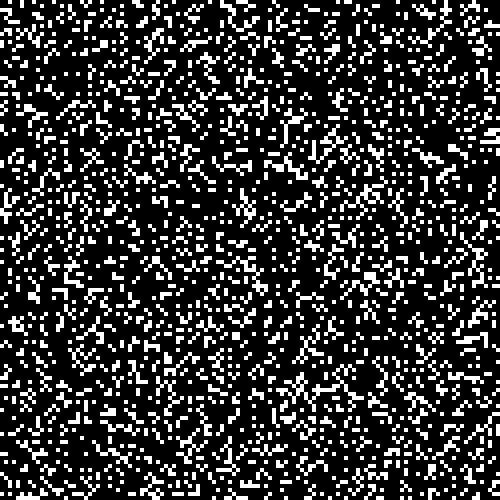
Frame 1 (no input)
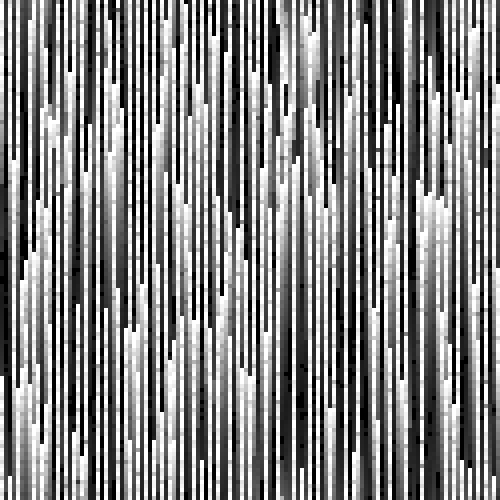
Frame 60 (no input)
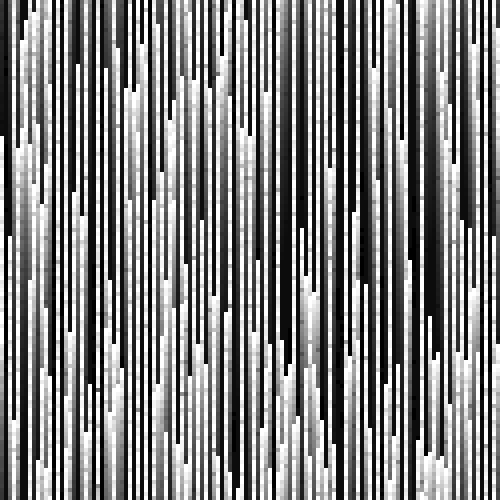
Frame 120 (the mouse pressed at the canvas centre since frame 60)

The p5.js sketch that drew these frames (run headless with seeded random() and noise() and a simulated clock; from frame 60 on, the mouse is pressed at the canvas centre):

// p5.js sketch
// ── sketch.js
let numRows, numCols, state, nextState, neighborhood

function setup() {
  createCanvas(500, 500)
  numRows = height / 4
  numCols = width / 4
  state = []
  nextState = []

  neighborhood = [
    [-0, -1], [-1, 0], [-0, 1],
    [0, -1],           [0, 1],
    [0, -1],  [1, 3],  [0, 2]
  ]

  for(let col = 0; col < numCols; col += 1) {
    state[col] = []
    nextState[col] = []
    for(let row = 0; row < numRows; row += 1 ) {
      state[col][row] = random() > 0.5 ? 1 : 0
    }
  }
  noStroke()
  fill(255)
  background(0)
}

function draw() {
  background(0, 10)
  update()
  for(let col = 0; col < numCols; col += 1) {
    for(let row = 0; row < numRows; row += 1 ) {
      let colSize = width / numCols
      let rowSize = height / numRows
      let x = col * colSize
      let y = row * rowSize
      if(state[col][row]) {
        rect(x, y, colSize, rowSize)
      }
    }
  }
}

function update() {
  for(let col = 0; col < numCols; col += 1) {
    for(let row = 0; row < numRows; row += 1 ) {
      let sum = 0

      for( let n = 0; n < neighborhood.length; n += 1 ) {
        sum += state[wrapCol(col + neighborhood[n][0])][wrapRow(row + neighborhood[n][1])]
      }

      if((state[col][row] == 1) && (sum < 2)){ 
        nextState[col][row] = 0
      }
      else if((state[col][row] == 1) && (sum > 3)) { 
        nextState[col][row] = 0
      }
      else if((state[col][row] == 0) && (sum == 3)) { 
        nextState[col][row] = 1
      }
      else { 
        nextState[col][row] = state[col][row]
      }
    }
  }

  let temp = state
  state = nextState
  nextState = temp
}

// Trick to easily wrap our edges
function wrapRow(i) {
  return (numRows + (i % numRows)) % numRows;
}

function wrapCol(i) {
  return (numCols + (i % numCols)) % numCols;
}
